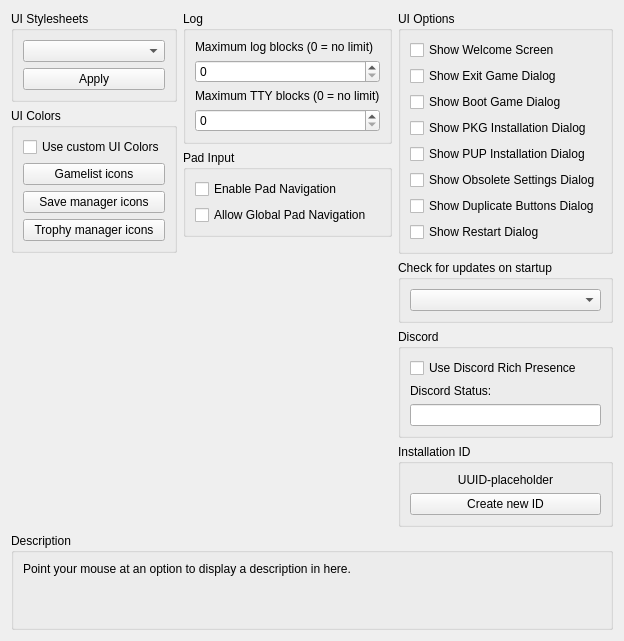
      <widget class="QWidget" name="guiTab">
       <attribute name="title">
        <string>GUI</string>
       </attribute>
       <layout class="QVBoxLayout" name="guiTab_layout" stretch="0,1,0">
        <item>
         <layout class="QHBoxLayout" name="guiTabLayout" stretch="1,1,1">
          <item>
           <layout class="QVBoxLayout" name="guiTabLayoutLeft">
            <item>
             <widget class="QGroupBox" name="gb_stylesheets">
              <property name="title">
               <string>UI Stylesheets</string>
              </property>
              <layout class="QVBoxLayout" name="gb_stylesheets_layout">
               <item>
                <widget class="QComboBox" name="combo_stylesheets"/>
               </item>
               <item>
                <widget class="QPushButton" name="pb_apply_stylesheet">
                 <property name="text">
                  <string>Apply</string>
                 </property>
                </widget>
               </item>
              </layout>
             </widget>
            </item>
            <item>
             <widget class="QGroupBox" name="gb_colors">
              <property name="title">
               <string>UI Colors</string>
              </property>
              <layout class="QVBoxLayout" name="gb_colors_layout">
               <property name="leftMargin">
                <number>9</number>
               </property>
               <property name="topMargin">
                <number>9</number>
               </property>
               <property name="rightMargin">
                <number>9</number>
               </property>
               <property name="bottomMargin">
                <number>9</number>
               </property>
               <item>
                <widget class="QCheckBox" name="cb_custom_colors">
                 <property name="text">
                  <string>Use custom UI Colors</string>
                 </property>
                </widget>
               </item>
               <item>
                <widget class="QPushButton" name="pb_gl_icon_color">
                 <property name="text">
                  <string>Gamelist icons</string>
                 </property>
                </widget>
               </item>
               <item>
                <widget class="QPushButton" name="pb_sd_icon_color">
                 <property name="text">
                  <string>Save manager icons</string>
                 </property>
                </widget>
               </item>
               <item>
                <widget class="QPushButton" name="pb_tr_icon_color">
                 <property name="text">
                  <string>Trophy manager icons</string>
                 </property>
                </widget>
               </item>
              </layout>
             </widget>
            </item>
            <item>
             <spacer name="guiTabSpacerLeft">
              <property name="orientation">
               <enum>Qt::Orientation::Vertical</enum>
              </property>
              <property name="sizeType">
               <enum>QSizePolicy::Policy::MinimumExpanding</enum>
              </property>
              <property name="sizeHint" stdset="0">
               <size>
                <width>0</width>
                <height>0</height>
               </size>
              </property>
             </spacer>
            </item>
           </layout>
          </item>
          <item>
           <layout class="QVBoxLayout" name="guiTabLayoutMiddle">
            <item>
             <widget class="QGroupBox" name="gb_log">
              <property name="title">
               <string>Log</string>
              </property>
              <layout class="QVBoxLayout" name="gb_log_layout">
               <item>
                <widget class="QWidget" name="log_limit" native="true">
                 <property name="sizePolicy">
                  <sizepolicy hsizetype="Minimum" vsizetype="Minimum">
                   <horstretch>0</horstretch>
                   <verstretch>0</verstretch>
                  </sizepolicy>
                 </property>
                 <layout class="QVBoxLayout" name="layout_log_limit">
                  <property name="leftMargin">
                   <number>0</number>
                  </property>
                  <property name="topMargin">
                   <number>0</number>
                  </property>
                  <property name="rightMargin">
                   <number>0</number>
                  </property>
                  <property name="bottomMargin">
                   <number>0</number>
                  </property>
                  <item>
                   <widget class="QLabel" name="label_log_limit">
                    <property name="text">
                     <string>Maximum log blocks (0 = no limit)</string>
                    </property>
                   </widget>
                  </item>
                  <item>
                   <widget class="QSpinBox" name="spinbox_log_limit">
                    <property name="minimum">
                     <number>0</number>
                    </property>
                    <property name="maximum">
                     <number>999999999</number>
                    </property>
                   </widget>
                  </item>
                 </layout>
                </widget>
               </item>
               <item>
                <widget class="QWidget" name="tty_limit" native="true">
                 <layout class="QVBoxLayout" name="layout_tty_limit">
                  <property name="leftMargin">
                   <number>0</number>
                  </property>
                  <property name="topMargin">
                   <number>0</number>
                  </property>
                  <property name="rightMargin">
                   <number>0</number>
                  </property>
                  <property name="bottomMargin">
                   <number>0</number>
                  </property>
                  <item>
                   <widget class="QLabel" name="label_tty_limit">
                    <property name="text">
                     <string>Maximum TTY blocks (0 = no limit)</string>
                    </property>
                   </widget>
                  </item>
                  <item>
                   <widget class="QSpinBox" name="spinbox_tty_limit">
                    <property name="maximum">
                     <number>999999999</number>
                    </property>
                   </widget>
                  </item>
                 </layout>
                </widget>
               </item>
              </layout>
             </widget>
            </item>
            <item>
             <widget class="QGroupBox" name="gb_gui_pad_input">
              <property name="title">
               <string>Pad Input</string>
              </property>
              <layout class="QVBoxLayout" name="gb_gui_pad_input_layout">
               <item>
                <widget class="QCheckBox" name="cb_pad_navigation">
                 <property name="text">
                  <string>Enable Pad Navigation</string>
                 </property>
                </widget>
               </item>
               <item>
                <widget class="QCheckBox" name="cb_global_pad_navigation">
                 <property name="text">
                  <string>Allow Global Pad Navigation</string>
                 </property>
                </widget>
               </item>
              </layout>
             </widget>
            </item>
            <item>
             <spacer name="guiTabSpacerMiddle">
              <property name="orientation">
               <enum>Qt::Orientation::Vertical</enum>
              </property>
              <property name="sizeType">
               <enum>QSizePolicy::Policy::MinimumExpanding</enum>
              </property>
              <property name="sizeHint" stdset="0">
               <size>
                <width>0</width>
                <height>0</height>
               </size>
              </property>
             </spacer>
            </item>
           </layout>
          </item>
          <item>
           <layout class="QVBoxLayout" name="guiTabLayoutRight">
            <item>
             <widget class="QGroupBox" name="gb_gui_options">
              <property name="title">
               <string>UI Options</string>
              </property>
              <layout class="QVBoxLayout" name="gb_gui_options_layout">
               <item>
                <widget class="QCheckBox" name="cb_show_welcome">
                 <property name="text">
                  <string>Show Welcome Screen</string>
                 </property>
                </widget>
               </item>
               <item>
                <widget class="QCheckBox" name="cb_show_exit_game">
                 <property name="text">
                  <string>Show Exit Game Dialog</string>
                 </property>
                </widget>
               </item>
               <item>
                <widget class="QCheckBox" name="cb_show_boot_game">
                 <property name="text">
                  <string>Show Boot Game Dialog</string>
                 </property>
                </widget>
               </item>
               <item>
                <widget class="QCheckBox" name="cb_show_pkg_install">
                 <property name="text">
                  <string>Show PKG Installation Dialog</string>
                 </property>
                </widget>
               </item>
               <item>
                <widget class="QCheckBox" name="cb_show_pup_install">
                 <property name="text">
                  <string>Show PUP Installation Dialog</string>
                 </property>
                </widget>
               </item>
               <item>
                <widget class="QCheckBox" name="cb_show_obsolete_cfg_dialog">
                 <property name="text">
                  <string>Show Obsolete Settings Dialog</string>
                 </property>
                </widget>
               </item>
               <item>
                <widget class="QCheckBox" name="cb_show_same_buttons_dialog">
                 <property name="text">
                  <string>Show Duplicate Buttons Dialog</string>
                 </property>
                </widget>
               </item>
               <item>
                <widget class="QCheckBox" name="cb_show_restart_hint">
                 <property name="text">
                  <string>Show Restart Dialog</string>
                 </property>
                </widget>
               </item>
               <item>
                <spacer name="guiTabSpacerRight">
                 <property name="orientation">
                  <enum>Qt::Orientation::Vertical</enum>
                 </property>
                 <property name="sizeType">
                  <enum>QSizePolicy::Policy::MinimumExpanding</enum>
                 </property>
                 <property name="sizeHint" stdset="0">
                  <size>
                   <width>0</width>
                   <height>0</height>
                  </size>
                 </property>
                </spacer>
               </item>
              </layout>
             </widget>
            </item>
            <item>
             <widget class="QGroupBox" name="gb_updates">
              <property name="title">
               <string>Check for updates on startup</string>
              </property>
              <layout class="QVBoxLayout" name="layout_gb_updates">
               <item>
                <widget class="QComboBox" name="combo_updates"/>
               </item>
              </layout>
             </widget>
            </item>
            <item>
             <widget class="QGroupBox" name="gb_discord">
              <property name="title">
               <string>Discord</string>
              </property>
              <layout class="QVBoxLayout" name="gb_discord_layout">
               <item>
                <widget class="QCheckBox" name="useRichPresence">
                 <property name="text">
                  <string>Use Discord Rich Presence</string>
                 </property>
                </widget>
               </item>
               <item>
                <widget class="QLabel" name="label_discordState">
                 <property name="text">
                  <string>Discord Status:</string>
                 </property>
                </widget>
               </item>
               <item>
                <widget class="QLineEdit" name="discordState">
                 <property name="sizePolicy">
                  <sizepolicy hsizetype="MinimumExpanding" vsizetype="Fixed">
                   <horstretch>0</horstretch>
                   <verstretch>0</verstretch>
                  </sizepolicy>
                 </property>
                 <property name="maxLength">
                  <number>128</number>
                 </property>
                </widget>
               </item>
              </layout>
             </widget>
            </item>
            <item>
             <widget class="QGroupBox" name="gb_uuid">
              <property name="title">
               <string>Installation ID</string>
              </property>
              <layout class="QVBoxLayout" name="gb_uuid_layout">
               <item>
                <widget class="QLabel" name="label_uuid">
                 <property name="text">
                  <string>UUID-placeholder</string>
                 </property>
                 <property name="alignment">
                  <set>Qt::AlignmentFlag::AlignCenter</set>
                 </property>
                </widget>
               </item>
               <item>
                <widget class="QPushButton" name="pb_uuid">
                 <property name="text">
                  <string>Create new ID</string>
                 </property>
                </widget>
               </item>
              </layout>
             </widget>
            </item>
           </layout>
          </item>
         </layout>
        </item>
        <item>
         <spacer name="guiTabSpacer">
          <property name="orientation">
           <enum>Qt::Orientation::Vertical</enum>
          </property>
          <property name="sizeType">
           <enum>QSizePolicy::Policy::MinimumExpanding</enum>
          </property>
          <property name="sizeHint" stdset="0">
           <size>
            <width>0</width>
            <height>0</height>
           </size>
          </property>
         </spacer>
        </item>
        <item>
         <widget class="QGroupBox" name="gb_description_gui">
          <property name="title">
           <string>Description</string>
          </property>
          <layout class="QVBoxLayout" name="gb_description_gui_layout">
           <item>
            <widget class="QLabel" name="description_gui">
             <property name="text">
              <string>Point your mouse at an option to display a description in here.


</string>
             </property>
             <property name="textFormat">
              <enum>Qt::TextFormat::PlainText</enum>
             </property>
             <property name="alignment">
              <set>Qt::AlignmentFlag::AlignLeading|Qt::AlignmentFlag::AlignLeft|Qt::AlignmentFlag::AlignTop</set>
             </property>
             <property name="wordWrap">
              <bool>true</bool>
             </property>
            </widget>
           </item>
          </layout>
         </widget>
        </item>
       </layout>
      </widget>
